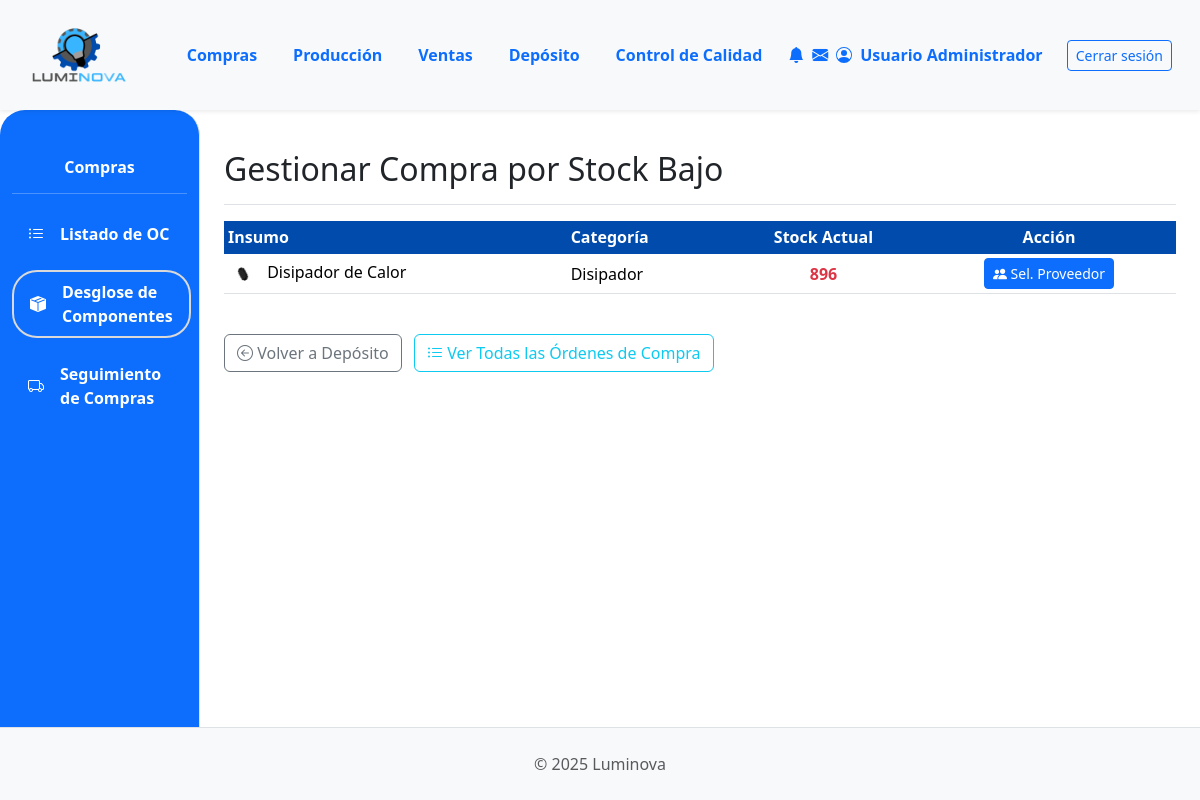
The page /compras/desglose/ (signed in) on the database as committed earlier.
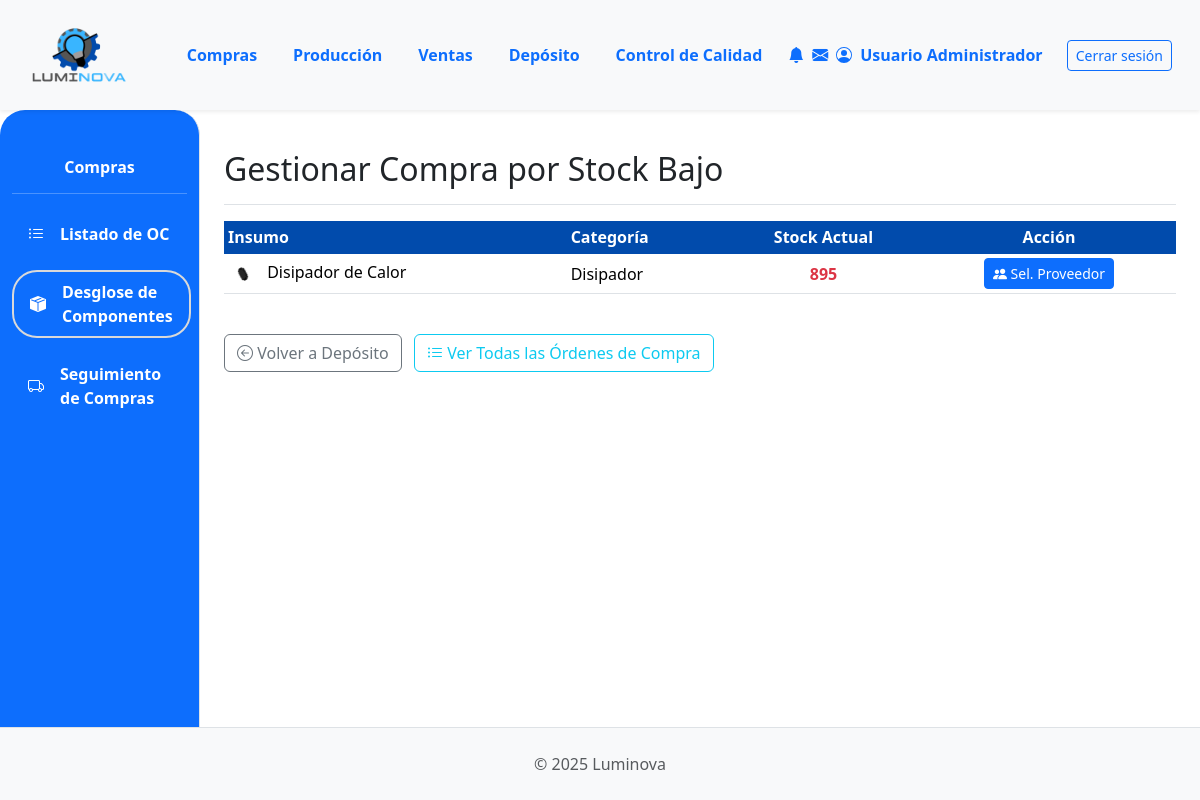
The same page on the database as committed later.
### App_LUMINOVA/models.py (models this page shows, shortened)
class Insumo(models.Model):
    descripcion = models.CharField(max_length=255)
    categoria = models.ForeignKey(
        CategoriaInsumo, on_delete=models.PROTECT, related_name="insumos"
    )
    fabricante = models.ForeignKey(
        Fabricante,
        on_delete=models.SET_NULL,
        null=True,
        blank=True,
        related_name="insumos_fabricados",
    )
    imagen = models.ImageField(null=True, blank=True, upload_to="insumos/")
    stock = models.IntegerField(default=0)
    cantidad_en_pedido = models.PositiveIntegerField(
    default=0,
    verbose_name="Cantidad en Pedido",
    blank=True,
    null=True
)

class CategoriaInsumo(models.Model):
    nombre = models.CharField(
        max_length=100, unique=True, verbose_name="Nombre Categoría Insumo"
    )
    imagen = models.ImageField(upload_to="categorias_insumos/", null=True, blank=True)
    class Meta:
        verbose_name = "Categoría de Insumo"
        verbose_name_plural = "Categorías de Insumos"

### App_LUMINOVA/views.py (the view)
# urls.py: path('compras/desglose/', compras_desglose_view, name='compras_desglose'),
@login_required
def compras_desglose_view(request):
    logger.info("--- compras_desglose_view: INICIO ---")
    UMBRAL_STOCK_BAJO_INSUMOS = 15000
    ESTADOS_OC_POST_BORRADOR = ['APROBADA', 'ENVIADA_PROVEEDOR', 'EN_TRANSITO', 'RECIBIDA_PARCIAL', 'RECIBIDA_TOTAL', 'COMPLETADA']
    insumos_ya_gestionados_ids = Orden.objects.filter(
        tipo='compra',
        estado__in=ESTADOS_OC_POST_BORRADOR,
        insumo_principal__isnull=False
    ).values_list('insumo_principal_id', flat=True).distinct()
    logger.info(f"IDs de insumos que ya tienen OC post-borrador: {list(insumos_ya_gestionados_ids)}")
    insumos_criticos_para_gestionar = Insumo.objects.filter(
        stock__lt=UMBRAL_STOCK_BAJO_INSUMOS
    ).exclude(
        id__in=insumos_ya_gestionados_ids
    ).select_related('categoria').order_by('categoria__nombre', 'stock', 'descripcion')
    logger.info(f"Insumos críticos que requieren acción de Compras: {insumos_criticos_para_gestionar.count()}")
    context = {
        'insumos_criticos_list_con_estado': insumos_criticos_para_gestionar,
        'umbral_stock_bajo': UMBRAL_STOCK_BAJO_INSUMOS,
        'titulo_seccion': 'Gestionar Compra por Stock Bajo',
    }
    return render(request, 'compras/compras_desglose.html', context)

### App_LUMINOVA/templates/compras/compras_desglose.html (shortened to what this page needs)
{% extends 'padre.html' %}
{% load static %}
{% load django_bootstrap5 %}
{% block sidebar_content %}
    {% include 'compras/compras_sidebar.html' %}
{% endblock %}
{% block content %}
<div class="d-flex justify-content-between flex-wrap flex-md-nowrap align-items-center pt-3 pb-2 mb-3 border-bottom">
    <h1 class="h2">{{ titulo_seccion }}</h1>
</div>
{% if insumos_criticos_list_con_estado %}
<div class="table-responsive mt-3">
    <table class="table table-hover table-sm align-middle">
        <thead class="color-thead">
            <tr>
                <th class="color-thead" style="background-color: #014BAC;">Insumo</th>
                <th class="color-thead" style="background-color: #014BAC;">Categoría</th>
                <th class="text-center color-thead" style="background-color: #014BAC;">Stock Actual</th>
                <th class="text-center color-thead" style="background-color: #014BAC;">Acción</th>
            </tr>
        </thead>
        <tbody>
            {% for insumo_item in insumos_criticos_list_con_estado %}
            <tr>
                <td>
                    {% if insumo_item.imagen %}
                        <img src="{{ insumo_item.imagen.url }}" alt="{{ insumo_item.descripcion }}" style="width: 30px; height: 30px; object-fit: cover; border-radius: 3px; margin-right: 5px;">
                    {% endif %}
                    {{ insumo_item.descripcion|truncatechars:40 }}
                </td>
                <td>{{ insumo_item.categoria.nombre|default_if_none:"N/A" }}</td>
                <td class="text-center fw-bold text-danger">{{ insumo_item.stock }}</td>
                <td class="text-center">
                    <a href="{% url 'App_LUMINOVA:compras_seleccionar_proveedor_para_insumo' insumo_item.id %}"
                       class="btn btn-sm btn-primary"
                       title="Seleccionar Proveedor para {{ insumo_item.descripcion }}">
                        <i class="bi bi-people-fill"></i> Sel. Proveedor
                    </a>
                </td>
            </tr>
            {% endfor %}
        </tbody>
    </table>
</div>
{% else %}
<div class="alert alert-success mt-3" role="alert">
    <i class="bi bi-check-circle-fill"></i> No hay insumos críticos que requieran gestión de compra inmediata (stock ≥ {{ umbral_stock_bajo }} o ya tienen OC en proceso).
</div>
{% endif %}
<div class="mt-4">
    <a href="{% url 'App_LUMINOVA:deposito_view' %}" class="btn btn-outline-secondary">
        <i class="bi bi-arrow-left-circle"></i> Volver a Depósito
    </a>
    <a href="{% url 'App_LUMINOVA:compras_lista_oc' %}" class="btn btn-outline-info ms-2">
        <i class="bi bi-list-ul"></i> Ver Todas las Órdenes de Compra
    </a>
</div>
{% endblock %}

Rows that differ between the two databases and show on the page:
changed Insumo "Disipador de Calor": stock "896" → "895"
